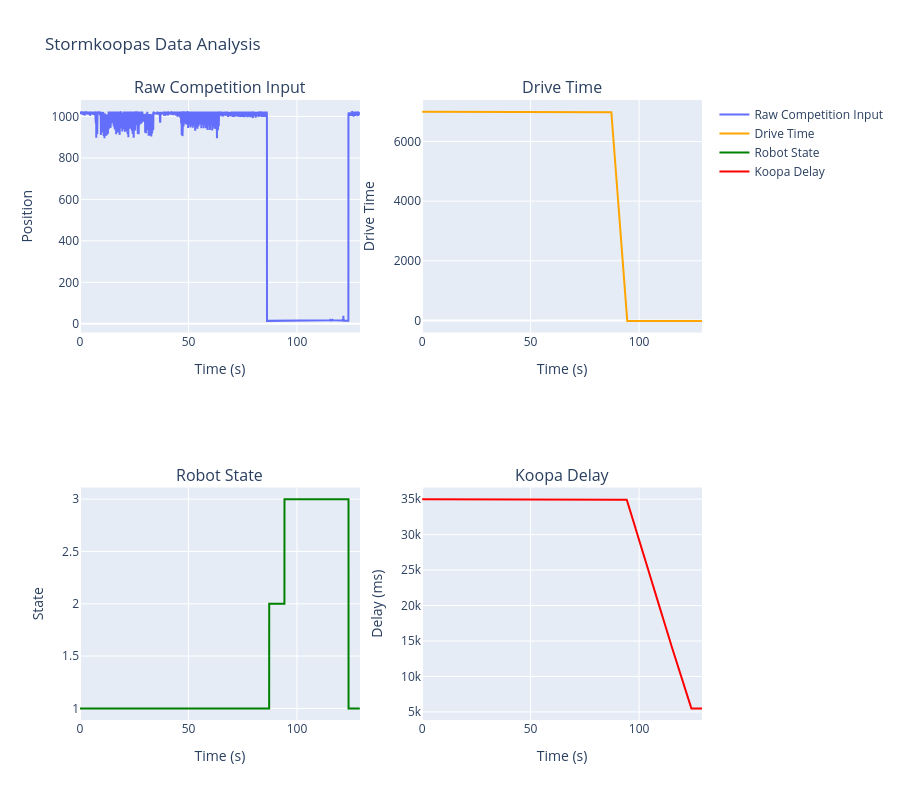

The notebook cell saved with this chart:
### Code cell
import plotly.graph_objects as go
from plotly.subplots import make_subplots

# Create interactive subplots
fig = make_subplots(
    rows=2, cols=2,
    subplot_titles=('Raw Competition Input', 'Drive Time', 'Robot State', 'Koopa Delay')
)

# Raw Competition Input
fig.add_trace(
    go.Scatter(x=df['time_seconds'], y=df['analogRead_0'], mode='lines', name='Raw Competition Input'),
    row=1, col=1
)

# Drive Time
fig.add_trace(
    go.Scatter(x=df['time_seconds'], y=df['driveTime'], mode='lines', name='Drive Time', line=dict(color='orange')),
    row=1, col=2
)

# Robot State
fig.add_trace(
    go.Scatter(x=df['time_seconds'], y=df['robot_state_str'].astype(int), mode='lines', name='Robot State', line=dict(color='green')),
    row=2, col=1
)

# Koopa Delay
fig.add_trace(
    go.Scatter(x=df['time_seconds'], y=df['koopaDelay'], mode='lines', name='Koopa Delay', line=dict(color='red')),
    row=2, col=2
)

# Update layout
fig.update_xaxes(title_text='Time (s)', row=1, col=1)
fig.update_xaxes(title_text='Time (s)', row=1, col=2)
fig.update_xaxes(title_text='Time (s)', row=2, col=1)
fig.update_xaxes(title_text='Time (s)', row=2, col=2)

fig.update_yaxes(title_text='Position', row=1, col=1)
fig.update_yaxes(title_text='Drive Time', row=1, col=2)
fig.update_yaxes(title_text='State', row=2, col=1)
fig.update_yaxes(title_text='Delay (ms)', row=2, col=2)

fig.update_layout(height=800, showlegend=True, title_text='Stormkoopas Data Analysis')
fig.show()

### Figure 1 — Plotly figure (JSON) as saved in the notebook; plotly's stock layout.template omitted (floating-point values rounded to 4 significant figures; data arrays with more than 128 entries replaced by an {"elided": "..."} marker saying what was removed)
{"data": [{"mode": "lines", "name": "Raw Competition Input", "type": "scatter", "x": {"elided": "5720 float values"}, "xaxis": "x", "y": {"elided": "5720 int values"}, "yaxis": "y"}, {"line": {"color": "orange"}, "mode": "lines", "name": "Drive Time", "type": "scatter", "x": {"elided": "5720 float values"}, "xaxis": "x2", "y": {"elided": "5720 float values"}, "yaxis": "y2"}, {"line": {"color": "green"}, "mode": "lines", "name": "Robot State", "type": "scatter", "x": {"elided": "5720 float values"}, "xaxis": "x3", "y": {"elided": "5720 int values"}, "yaxis": "y3"}, {"line": {"color": "red"}, "mode": "lines", "name": "Koopa Delay", "type": "scatter", "x": {"elided": "5720 float values"}, "xaxis": "x4", "y": {"elided": "5720 float values"}, "yaxis": "y4"}], "layout": {"annotations": [{"font": {"size": 16}, "showarrow": false, "text": "Raw Competition Input", "x": 0.225, "xanchor": "center", "xref": "paper", "y": 1, "yanchor": "bottom", "yref": "paper"}, {"font": {"size": 16}, "showarrow": false, "text": "Drive Time", "x": 0.775, "xanchor": "center", "xref": "paper", "y": 1, "yanchor": "bottom", "yref": "paper"}, {"font": {"size": 16}, "showarrow": false, "text": "Robot State", "x": 0.225, "xanchor": "center", "xref": "paper", "y": 0.375, "yanchor": "bottom", "yref": "paper"}, {"font": {"size": 16}, "showarrow": false, "text": "Koopa Delay", "x": 0.775, "xanchor": "center", "xref": "paper", "y": 0.375, "yanchor": "bottom", "yref": "paper"}], "height": 800, "showlegend": true, "title": {"text": "Stormkoopas Data Analysis"}, "xaxis": {"anchor": "y", "domain": [0, 0.45], "title": {"text": "Time (s)"}}, "xaxis2": {"anchor": "y2", "domain": [0.55, 1], "title": {"text": "Time (s)"}}, "xaxis3": {"anchor": "y3", "domain": [0, 0.45], "title": {"text": "Time (s)"}}, "xaxis4": {"anchor": "y4", "domain": [0.55, 1], "title": {"text": "Time (s)"}}, "yaxis": {"anchor": "x", "domain": [0.625, 1], "title": {"text": "Position"}}, "yaxis2": {"anchor": "x2", "domain": [0.625, 1], "title": {"text": "Drive Time"}}, "yaxis3": {"anchor": "x3", "domain": [0, 0.375], "title": {"text": "State"}}, "yaxis4": {"anchor": "x4", "domain": [0, 0.375], "title": {"text": "Delay (ms)"}}}}
